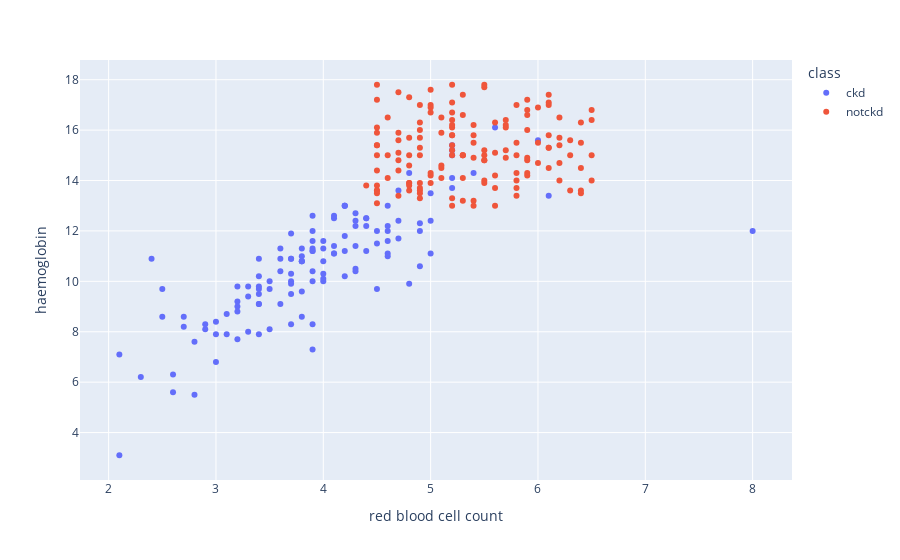

Notebook source saved alongside this figure:
### Code cell
scatters('red blood cell count', 'haemoglobin')

### Figure 1 — Plotly figure (JSON) as saved in the notebook; plotly's stock layout.template omitted (floating-point values rounded to 4 significant figures; data arrays with more than 128 entries replaced by an {"elided": "..."} marker saying what was removed)
{"data": [{"hovertemplate": "class=ckd<br>red blood cell count=%{x}<br>haemoglobin=%{y}<extra></extra>", "legendgroup": "ckd", "marker": {"color": "#636efa", "symbol": "circle"}, "mode": "markers", "name": "ckd", "orientation": "v", "showlegend": true, "type": "scatter", "x": {"elided": "250 float values"}, "xaxis": "x", "y": {"elided": "250 float values"}, "yaxis": "y"}, {"hovertemplate": "class=notckd<br>red blood cell count=%{x}<br>haemoglobin=%{y}<extra></extra>", "legendgroup": "notckd", "marker": {"color": "#EF553B", "symbol": "circle"}, "mode": "markers", "name": "notckd", "orientation": "v", "showlegend": true, "type": "scatter", "x": {"elided": "150 float values"}, "xaxis": "x", "y": {"elided": "150 float values"}, "yaxis": "y"}], "layout": {"autosize": true, "legend": {"title": {"text": "class"}, "tracegroupgap": 0}, "margin": {"t": 60}, "xaxis": {"anchor": "y", "autorange": true, "domain": [0, 1], "range": [1.742, 8.358], "title": {"text": "red blood cell count"}, "type": "linear"}, "yaxis": {"anchor": "x", "autorange": true, "domain": [0, 1], "range": [1.962, 18.94], "title": {"text": "haemoglobin"}, "type": "linear"}}}
